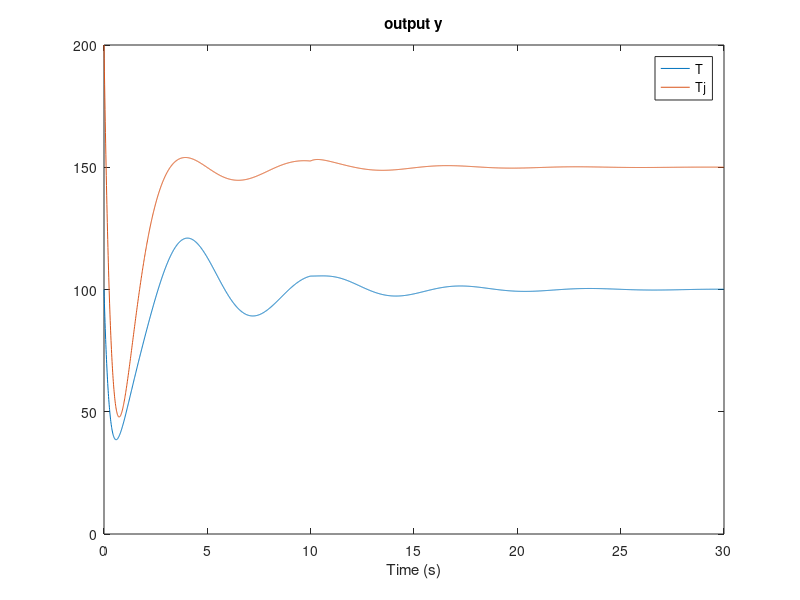
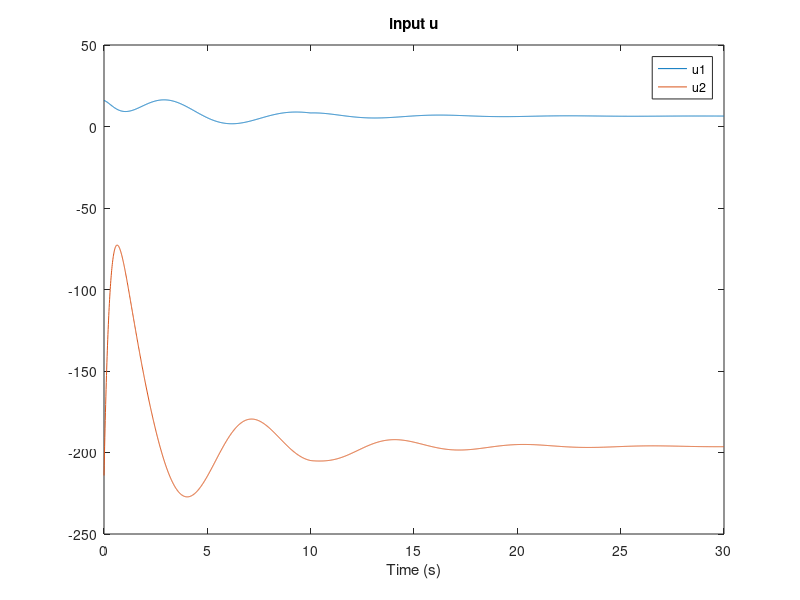

These figures' MATLAB source, in order:
clc;
clear;
close all;

A = [-1.7, -0.25, 0; 23, -30, 20; 0, -940, -250];
B = [10, 0; -82, 0; 0, -670];
C = [0, 1, 0; 0, 0, 1];
x_0 = [1; 100; 200];  

% the augmented system
A_aug = [A, zeros(3, 2); -C, zeros(2, 2)];
B_aug = [B; zeros(2, 2)];
temp = cat(1, cat(2, A, B), cat(2, -C, zeros(2, 2)));
rank(temp);

% feedbak gain K and K_z
desired_poles_aug = [-2+1i, -2-1i, -1, -0.2+1i, -0.2-1i];  
A_d = [0, 1, 0, 0, 0; 0, 0, 1, 0, 0;-287.1474, 273.0073, -2.6539, 2.4782, -2.3915;0, 0, 0, 0, 1;286.7741, 315.6989, 115.1029, -2.4931, -2.7461];
eig(A_d)



% first calculate the controllability matrix,W_c
W_c = cat(2, B_aug, A_aug*B_aug, A_aug*A_aug*B_aug, A_aug*A_aug*A_aug*B_aug, A_aug*A_aug*A_aug*A_aug*B_aug);

% then group the independent vectors as Matrix_C, and its inverse
Matrix_C = cat(2, W_c(:, 1), W_c(:, 3), W_c(:, 5), W_c(:, 2), W_c(:, 4));
rank(Matrix_C)
inv_Matrix_C = inv(Matrix_C);

% get the T, d1 = 2, d2 = 1
T = cat(1, inv_Matrix_C(3, :), inv_Matrix_C(3, :)*A_aug, inv_Matrix_C(3, :)*A_aug*A_aug, inv_Matrix_C(5, :), inv_Matrix_C(5, :)*A_aug);

% get A_hat, B_hat
A_hat = T*A_aug/T;
B_hat = T*B_aug;

% cal K_hat and K
K_hat = pinv(B_hat)*(A_hat-A_d);
K = K_hat*T
K_x = K(:, 1:3);    
K_z = K(:, 4:5);    

% simulate
dt = 0.01;
T = 30;   
n_steps = T / dt;
r = [100; 150];  % setpoint


x = x_0;             
z = [0; 0];            
w = [0; 0];           
x_hist = zeros(3, n_steps);
y_hist = zeros(2, n_steps);
u_hist = zeros(2, n_steps);


for k = 1:n_steps
    if k * dt >= 10
        w = [-2; 5];  % disturbance
    end
    
  
    y = C * x;
    e = r - y;
    z = z + e * dt;
    u = -K_x * x - K_z * z;
    
    %update
    x_dot = A * x + B * u + [0; w];  
    x = x + x_dot * dt;
    
    x_hist(:, k) = x;
    y_hist(:, k) = y;
    u_hist(:, k) = u;
end


time = (0:n_steps-1) * dt;
% figure;
% subplot(3,1,1);
% plot(time, x_hist(1,:));
% title('state x1 (Ca)');
% xlabel('Time (s)');
% 
% subplot(3,1,2);
% plot(time, x_hist(2,:));
% title('state x2 (T)');
% xlabel('Time (s)');
% 
% subplot(3,1,3);
% plot(time, x_hist(3,:));
% title('state x3 (Tj)');
% xlabel('Time (s)');

figure;
plot(time, y_hist(1,:), time, y_hist(2,:));
title('output y');
legend('T', 'Tj');
xlabel('Time (s)');

figure;
plot(time, u_hist(1,:), time, u_hist(2,:));
title('input u');
legend('u1', 'u2');
xlabel('Time (s)');




